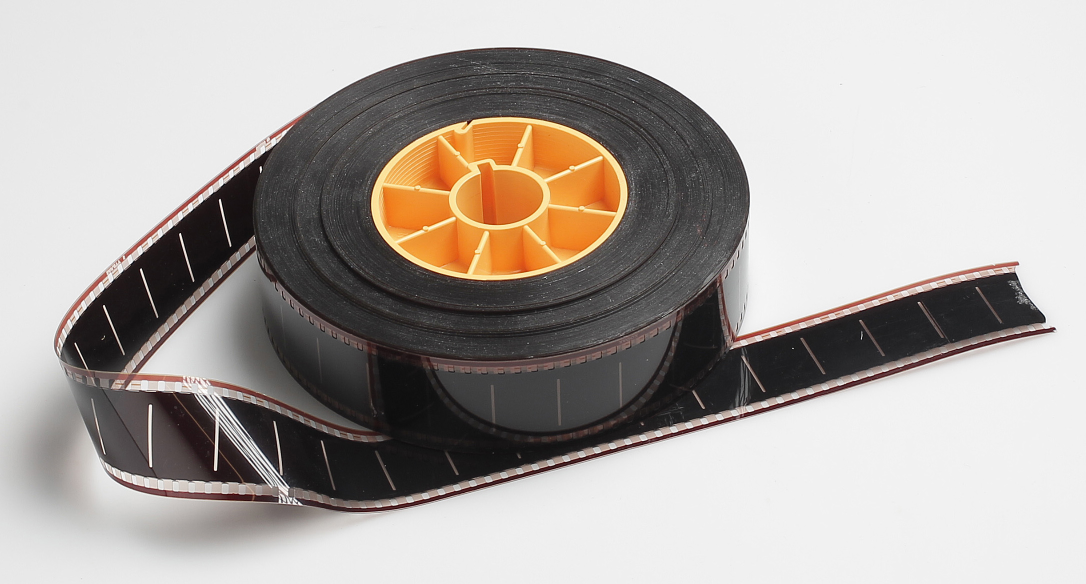
#> input picture studio/ticket/assets/film-roll.jpg, 2172 x 1167 px (shown at 1/2 size)
$ python roll_top.py
#> lines starting #> are read from the running program, lines starting #| are printed output that depends on the picture
# /// script
# requires-python = ">=3.11"
# dependencies = ["numpy", "opencv-python-headless"]
# ///
"""The top of the film roll, for film.py to lay on the wound film: a real roll of 35 mm film on its orange plastic
core, photographed lying on a table (studio/ticket/assets/film-roll.jpg: DR Kulturarvsprojekt, CC BY-SA 2.0,
Wikimedia Commons, File:35mm_blank_film_(6498625859)_(cropped_version).jpg), seen from straight above.

    uv run studio/ticket/roll_top.py

The photograph looks at the roll from the side and above, so its round top is an ellipse, as tall as CIRCLE's
squash of its width. It is cut out round the roll's outer turn and stretched back to a circle. Writes
studio/ticket/art/roll-top.png, square, the roll's outer turn touching its edges, clear outside it and through the
spindle hole. film.py sizes the core to CORE of the roll and the hole to HOLE of the core.
"""

import os

import cv2
import numpy as np

HERE = os.path.dirname(os.path.abspath(__file__))
# The top in the photograph, in its pixels: the centre, the outer turn's half width, and how much shorter it is tall.
CIRCLE = ((1000, 394), 496, 0.625)
CORE = 0.516  # the core's radius, of the outer turn's
HOLE = 0.39  # the spindle hole's, of the core's
SIZE = 1024


def main():
    photo = cv2.imread(os.path.join(HERE, "assets", "film-roll.jpg"))
#> photo is the input picture: shape (1167, 2172, 3); mean B, G, R 164.2, 168.7, 175.1
    (cx, cy), a, squash = CIRCLE
    k = SIZE / (2 * a)
    # Straighten: x as it is, y stretched back by the squash, centred.
    warp = np.float32([[k, 0, SIZE / 2 - k * cx], [0, k / squash, SIZE / 2 - k * cy / squash]])
    top = cv2.warpAffine(photo, warp, (SIZE, SIZE), flags=cv2.INTER_CUBIC, borderMode=cv2.BORDER_REPLICATE)
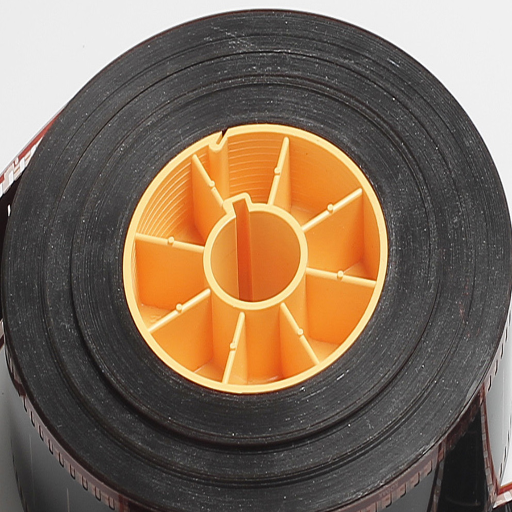
#> top: shape (1024, 1024, 3) (shown at 1/2 size); mean B, G, R 90.2, 108.1, 127.3
    yy, xx = np.mgrid[0:SIZE, 0:SIZE].astype(np.float32)
    r = np.hypot(xx - SIZE / 2 + 0.5, yy - SIZE / 2 + 0.5) / (SIZE / 2)
    alpha = np.clip((0.965 - r) * SIZE / 2, 0, 1) * np.clip((r - CORE * HOLE) * SIZE / 2, 0, 1)
    cv2.imwrite(os.path.join(HERE, "art", "roll-top.png"), np.dstack((top, (alpha * 255).astype(np.uint8))))
    print("top", SIZE)


main()

$ run again, with studio/ticket/assets/cats.png saved as studio/ticket/assets/film-roll.jpg
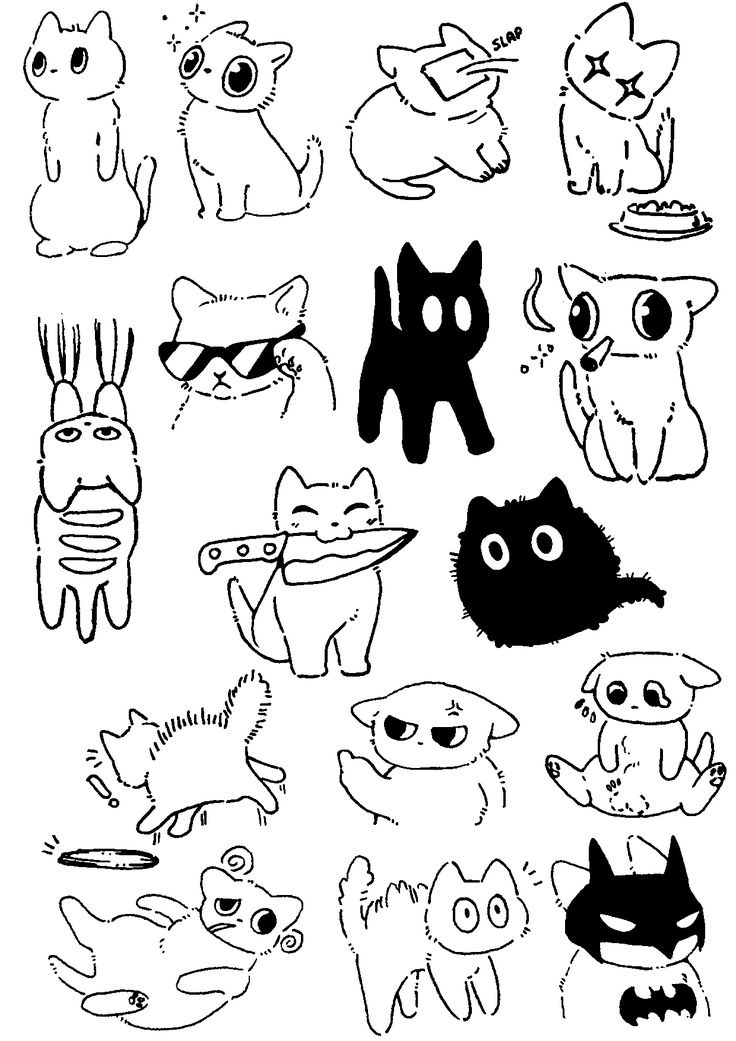
#> input picture studio/ticket/assets/cats.png, 736 x 1041 px
#> in main, photo is the input picture: shape (1041, 736, 3); min 0, max 255, mean 218.9
#> in main, `top = cv2.warpAffine(photo, warp, (SIZE, SIZE), flags=cv2.INTER_CUBIC,..`:
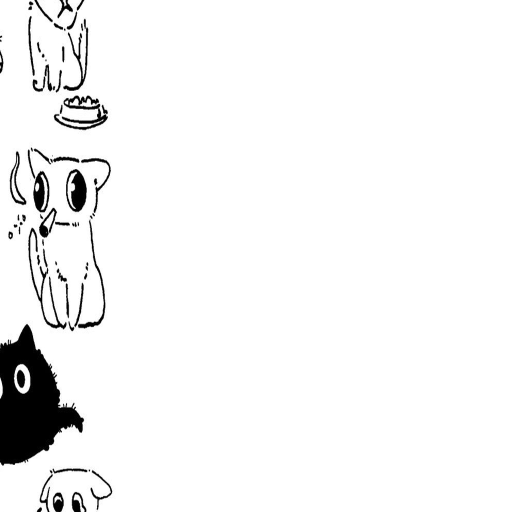
#> top: shape (1024, 1024, 3) (shown at 1/2 size); min 0, max 255, mean 243.7
